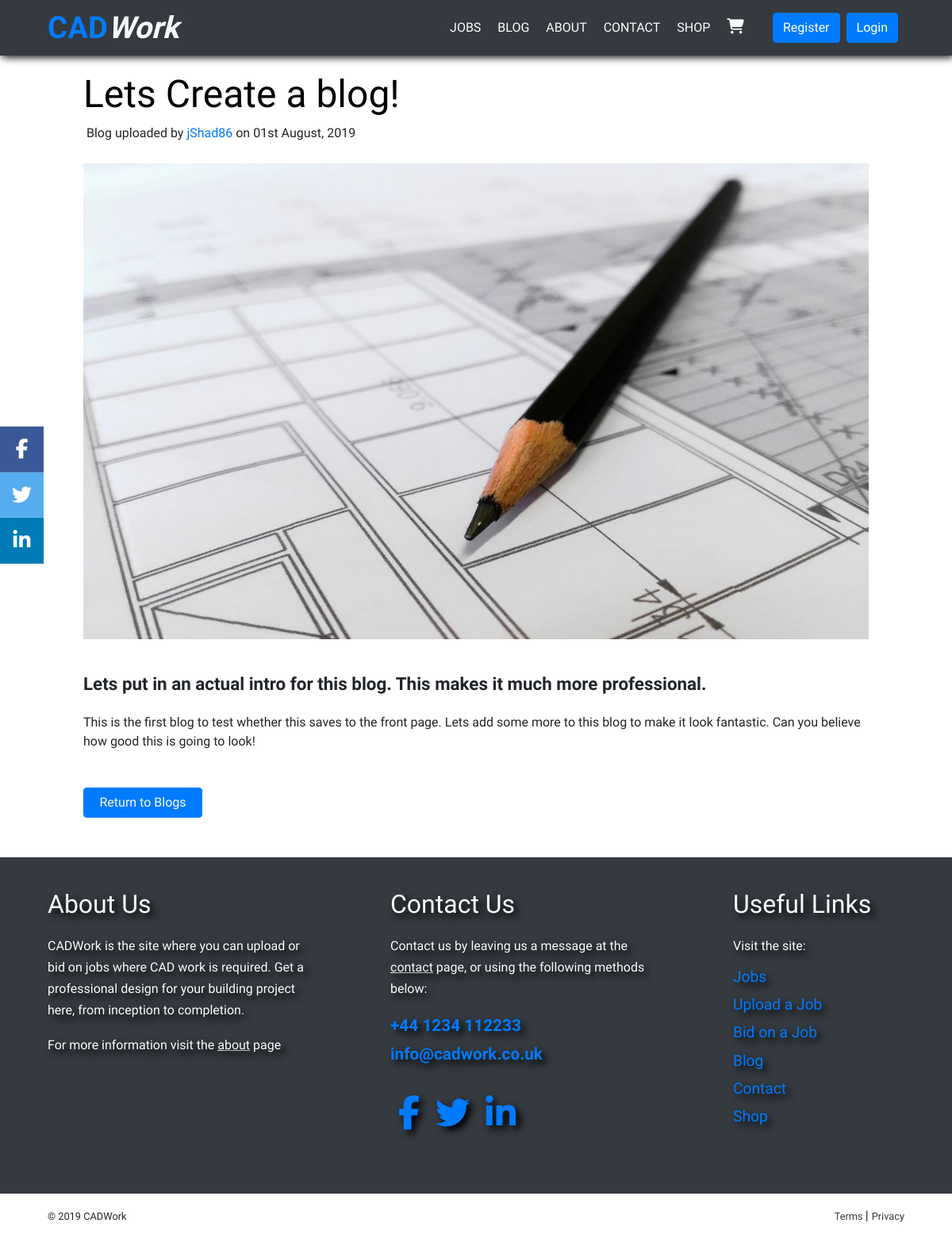
Screenshot of /blog/post/4/ with the database file from the repository.
### blog/models.py (models this page shows, shortened)
class Post(models.Model):
	title = models.CharField(max_length=100)
	intro = models.CharField(max_length=250)
	content = models.TextField()
	blog_image = models.ImageField(default='blog-default.jpg', upload_to='blog_images')
	date_posted = models.DateTimeField(default=timezone.now)
	author = models.ForeignKey(User, on_delete=models.CASCADE)

### blog/views.py (the view)
# urls.py: path('post/<int:pk>/', PostDetailView.as_view(), name='post-detail'),
class PostDetailView(DetailView):
	model = Post

### blog/templates/blog/post_detail.html (shortened to what this page needs)
{% extends 'base.html' %}
{% block content %}
<div class="blog-detail-container">
  	<article class="blog-article-content">
	  	<h2 class="article-title">{{ object.title }}</h2>
		<p class="ml-1">Blog uploaded by <a href="{% url 'user-posts' object.author.username %}">{{ object.author }}</a> on {{ object.date_posted|date:"dS F, Y" }}</p>
	  	<img class="blog-image" src="{{ post.blog_image.url }}">
    	<div class="main-blog-content">
			<p class="article-intro">{{ object.intro }}</p>
      		<p class="article-content">{{ object.content }}</p>
    	</div>
		<a class="btn btn-primary blog-link" href="{% url 'blog-home' %}">Return to Blogs</a>
  	</article>
</div>
{% endblock content %}

### static/css/styles.css (style rules this page uses)
* { margin: 0; font-family: "Open Sans", sans-serif; }
h1, h2, h3, h4, h5, h6 { font-family: "Titillium Web", sans-serif; }
.blog-detail-container { margin-top: 70px; display: flex; flex-direction: column; align-items: center; }
.blog-article-content { width: 90%; max-width: 1100px; display: flex; flex-direction: column; justify-content: center; margin-bottom: 50px; }
.article-title { font-size: 3em; color: #000000; margin-top: 20px; }
.article-content { margin-top: 20px; }
.blog-image { margin: 10px 0; width: 100%; height: auto; max-height: 600px; }
.main-blog-content { margin: 30px 0; }
.article-intro { font-size: 1.4em; font-weight: 600; }
.blog-link { color: #FAFAFA; max-width: 150px; }

### rows the page displays
Post: title "Lets Create a blog!", author "jShad86", date_posted "01st August, 2019", blog_image (placeholder picture), intro "Lets put in an actual intro for this blog. This makes it much more professional.", content "This is the first blog to test whether this saves to the front page. Lets add some more to this blog to make it look fantastic. Can you believe how good this is going to look!"
